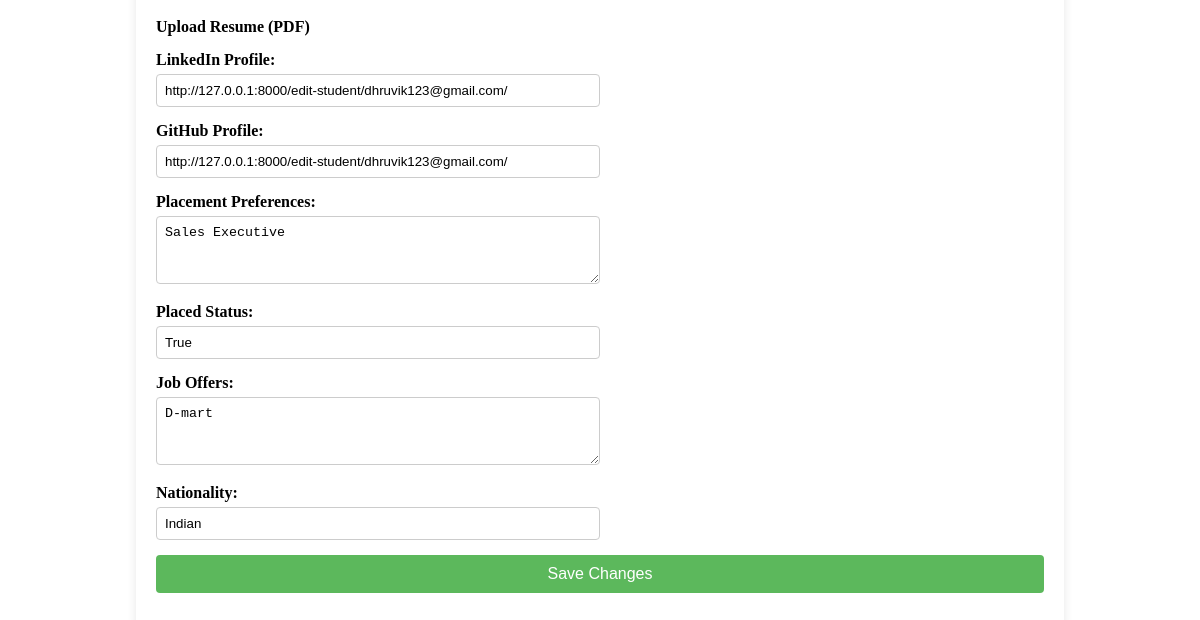
Before: /edit-student/dhruvik123@gmail.com/ (signed in, lower part) with the older database file.
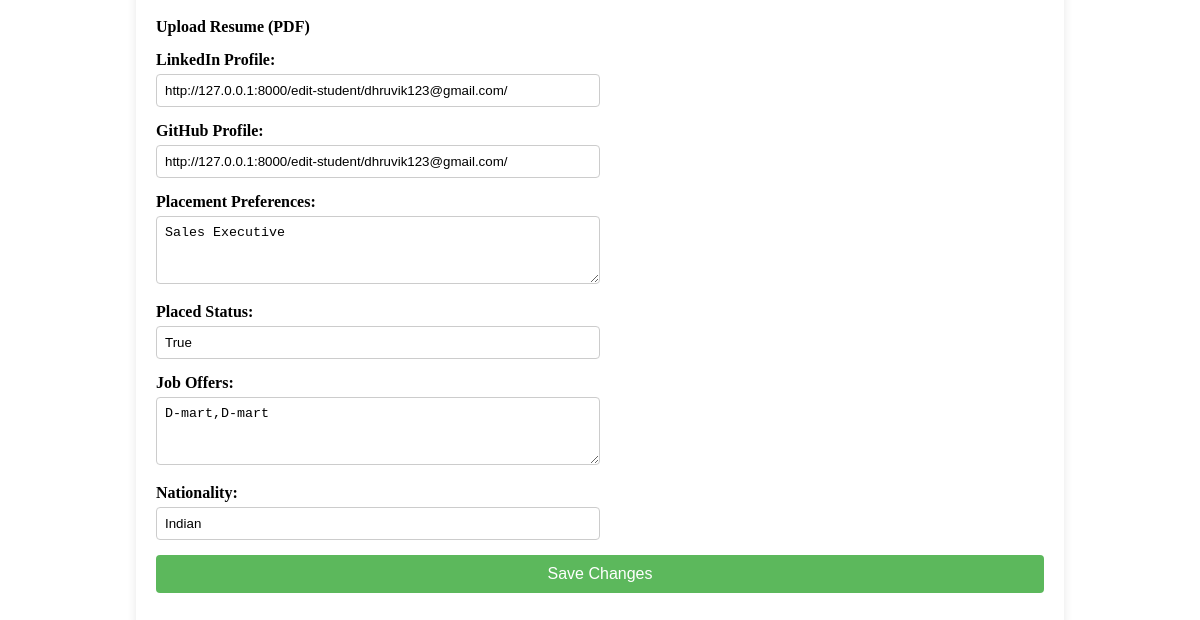
After: the same page with the newer database file.
### cprs_app/models.py (models this page shows, shortened)
class StudentInformation(models.Model):
    student_profile = models.OneToOneField(StudentProfile, on_delete=models.CASCADE, related_name='student_info')
    student_id = models.CharField(max_length=50, unique=True, blank=True, null=True)
    college_email = models.EmailField(unique=True)
    full_name = models.CharField(max_length=200)
    personal_email = models.EmailField(blank=True, null=True)
    phone_number = models.CharField(max_length=15, blank=True, null=True)
    date_of_birth = models.DateField(blank=True, null=True)
    gender = models.CharField(max_length=10, choices=[('Male', 'Male'), ('Female', 'Female'), ('Other', 'Other')], blank=True, null=True)
    profile_photo = models.ImageField(upload_to='student_photos/', blank=True, null=True)
    permanent_address = models.TextField(blank=True, null=True)
    current_address = models.TextField(blank=True, null=True)
    department = models.CharField(max_length=100)
    degree_program = models.CharField(max_length=100, blank=True, null=True)
    year_of_enrollment = models.IntegerField(blank=True, null=True)
    year_of_graduation = models.IntegerField(blank=True, null=True)
    tenth_percentage = models.FloatField(blank=True, null=True)
    tenth_passing_year = models.IntegerField(blank=True, null=True)
    tenth_school = models.CharField(max_length=200, blank=True, null=True)
    twelfth_stream = models.CharField(max_length=50, choices=[('Science', 'Science'), ('Commerce', 'Commerce'), ('Arts', 'Arts'), ('Other', 'Other')], blank=True, null=True)
    twelfth_percentage = models.FloatField(blank=True, null=True)
    twelfth_passing_year = models.IntegerField(blank=True, null=True)
    twelfth_school = models.CharField(max_length=200, blank=True, null=True)
    ug_course = models.CharField(max_length=100, blank=True, null=True)
    ug_passing_year = models.IntegerField(blank=True, null=True)
    ug_cgpa = models.FloatField(blank=True, null=True)
    ug_college_university = models.CharField(max_length=200, blank=True, null=True)
    other_course = models.CharField(max_length=100, blank=True, null=True)
    other_passing_year = models.IntegerField(blank=True, null=True)
    other_cgpa = models.FloatField(blank=True, null=True)
    other_college_university = models.CharField(max_length=200, blank=True, null=True)
    backlogs = models.IntegerField(default=0, blank=True, null=True)
    skills = models.TextField(blank=True, null=True)
    certifications = models.TextField(blank=True, null=True)
    internship_details = models.TextField(blank=True, null=True)
    projects = models.TextField(blank=True, null=True)
    achievements = models.TextField(blank=True, null=True)
    extracurricular_activities = models.TextField(blank=True, null=True)
    resume = models.FileField(upload_to='resumes/', blank=True, null=True)
    linkedin_profile = models.URLField(blank=True, null=True)
    github_profile = models.URLField(blank=True, null=True)
    placement_preferences = models.TextField(blank=True, null=True)
    placed_status = models.BooleanField(default=False)
    job_offers = models.TextField(blank=True, null=True)
    date_of_last_update = models.DateTimeField(default=timezone.now)
    nationality = models.CharField(max_length=50, blank=True, null=True)

### cprs_app/views.py (the view, shortened to what this page needs)
# urls.py: path('edit-student/<str:pk>/', v1.edit_student, name='edit_student'),
@login_required
def edit_student(request, pk):
    student_info = get_object_or_404(StudentInformation, college_email=pk)
    return render(request, 'edit_student.html', {'student_info': student_info})

### cprs_app/views.py (called while the page is built)
def login_required(function=None):
    @wraps(function)
    def wrapper(request, *args, **kwargs):
        if 'username' not in request.session:  # Check if session has 'username'
            return redirect('login_form')  # Redirect to login page if not logged in
        return function(request, *args, **kwargs)
    return wrapper

### template/edit_student.html (shortened to what this page needs)
{% load static %}
<!DOCTYPE html>
<html lang="en">
<head>
    <link rel="stylesheet" href="{% static 'edit_student.css' %}">
</head>
<body>
    <div class="container">
        <form method="post" enctype="multipart/form-data">
            <div class="form-group-item">
                <label for="resume">Upload Resume (PDF)</label>
            </div>
            <div class="form-group-item">
                <label for="linkedin_profile">LinkedIn Profile:</label>
                <input type="url" id="linkedin_profile" name="linkedin_profile" value="{{ student_info.linkedin_profile|default:'' }}">
            </div>
            <div class="form-group-item">
                <label for="github_profile">GitHub Profile:</label>
                <input type="url" id="github_profile" name="github_profile" value="{{ student_info.github_profile|default:'' }}">
            </div>
            <div class="form-group-item">
                <label for="placement_preferences">Placement Preferences:</label>
                <textarea id="placement_preferences" name="placement_preferences">{{ student_info.placement_preferences }}</textarea>
            </div>
            <div class="form-group-item">
                <label for="placed_status">Placed Status:</label>
                <input type="text" id="placed_status" name="placed_status" value="{{ student_info.placed_status }}">
            </div>
            <div class="form-group-item">
                <label for="job_offers">Job Offers:</label>
                <textarea id="job_offers" name="job_offers">{{ student_info.job_offers }}</textarea>
            </div>
            <div class="form-group-item">
                <label for="nationality">Nationality:</label>
                <input type="text" id="nationality" name="nationality" value="{{ student_info.nationality }}">
            </div>
            <div class="form-group">
                <button type="submit" class="submit-btn">Save Changes</button>
            </div>
        </form>
    </div>
</body>
</html>

Changed rows visible on the page:
changed StudentInformation "http://127.0.0.1:8000/edit-student/dhruvik123@gmail.com/": job_offers "D-mart" → "D-mart,D-mart"
